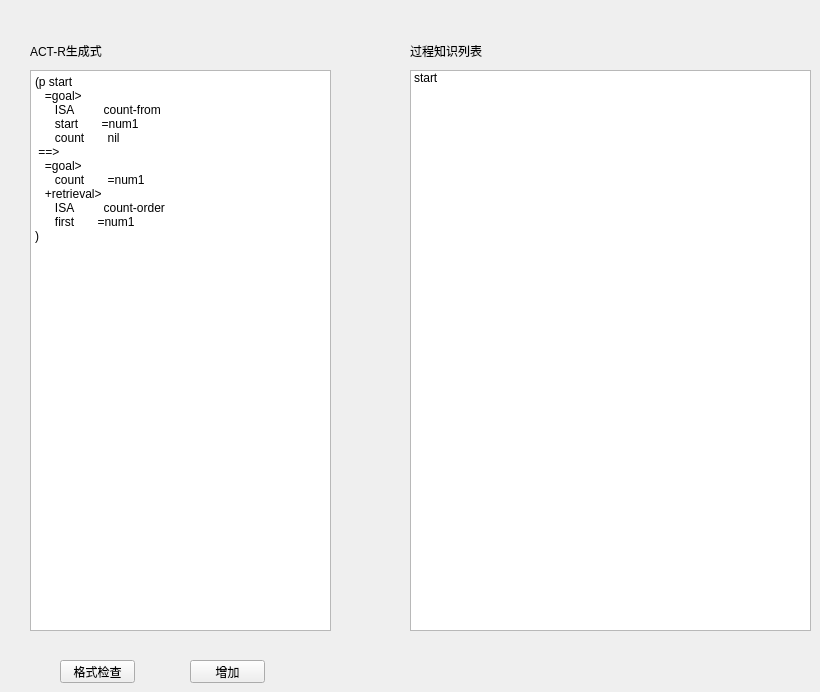
     <widget class="QWidget" name="widget">
      <attribute name="icon">
       <iconset resource="resources.qrc">
        <normaloff>:/images/resources/button-2.png</normaloff>:/images/resources/button-2.png</iconset>
      </attribute>
      <attribute name="title">
       <string>ACT-R生成式</string>
      </attribute>
      <widget class="QPushButton" name="pushButton_6">
       <property name="geometry">
        <rect>
         <x>60</x>
         <y>660</y>
         <width>75</width>
         <height>23</height>
        </rect>
       </property>
       <property name="text">
        <string>格式检查</string>
       </property>
      </widget>
      <widget class="QListWidget" name="listWidget_5">
       <property name="geometry">
        <rect>
         <x>410</x>
         <y>70</y>
         <width>401</width>
         <height>561</height>
        </rect>
       </property>
       <item>
        <property name="text">
         <string>start</string>
        </property>
       </item>
      </widget>
      <widget class="QLabel" name="label_25">
       <property name="geometry">
        <rect>
         <x>410</x>
         <y>40</y>
         <width>91</width>
         <height>21</height>
        </rect>
       </property>
       <property name="text">
        <string>过程知识列表</string>
       </property>
      </widget>
      <widget class="QTextEdit" name="textEdit">
       <property name="geometry">
        <rect>
         <x>30</x>
         <y>70</y>
         <width>301</width>
         <height>561</height>
        </rect>
       </property>
       <property name="html">
        <string>&lt;!DOCTYPE HTML PUBLIC &quot;-//W3C//DTD HTML 4.0//EN&quot; &quot;http://www.w3.org/TR/REC-html40/strict.dtd&quot;&gt;
&lt;html&gt;&lt;head&gt;&lt;meta name=&quot;qrichtext&quot; content=&quot;1&quot; /&gt;&lt;style type=&quot;text/css&quot;&gt;
p, li { white-space: pre-wrap; }
&lt;/style&gt;&lt;/head&gt;&lt;body style=&quot; font-family:'SimSun'; font-size:9pt; font-weight:400; font-style:normal;&quot;&gt;
&lt;p style=&quot; margin-top:0px; margin-bottom:0px; margin-left:0px; margin-right:0px; -qt-block-indent:0; text-indent:0px;&quot;&gt;(p start&lt;/p&gt;
&lt;p style=&quot; margin-top:0px; margin-bottom:0px; margin-left:0px; margin-right:0px; -qt-block-indent:0; text-indent:0px;&quot;&gt;   =goal&amp;gt;&lt;/p&gt;
&lt;p style=&quot; margin-top:0px; margin-bottom:0px; margin-left:0px; margin-right:0px; -qt-block-indent:0; text-indent:0px;&quot;&gt;      ISA         count-from&lt;/p&gt;
&lt;p style=&quot; margin-top:0px; margin-bottom:0px; margin-left:0px; margin-right:0px; -qt-block-indent:0; text-indent:0px;&quot;&gt;      start       =num1&lt;/p&gt;
&lt;p style=&quot; margin-top:0px; margin-bottom:0px; margin-left:0px; margin-right:0px; -qt-block-indent:0; text-indent:0px;&quot;&gt;      count       nil&lt;/p&gt;
&lt;p style=&quot; margin-top:0px; margin-bottom:0px; margin-left:0px; margin-right:0px; -qt-block-indent:0; text-indent:0px;&quot;&gt; ==&amp;gt;&lt;/p&gt;
&lt;p style=&quot; margin-top:0px; margin-bottom:0px; margin-left:0px; margin-right:0px; -qt-block-indent:0; text-indent:0px;&quot;&gt;   =goal&amp;gt;&lt;/p&gt;
&lt;p style=&quot; margin-top:0px; margin-bottom:0px; margin-left:0px; margin-right:0px; -qt-block-indent:0; text-indent:0px;&quot;&gt;      count       =num1&lt;/p&gt;
&lt;p style=&quot; margin-top:0px; margin-bottom:0px; margin-left:0px; margin-right:0px; -qt-block-indent:0; text-indent:0px;&quot;&gt;   +retrieval&amp;gt;&lt;/p&gt;
&lt;p style=&quot; margin-top:0px; margin-bottom:0px; margin-left:0px; margin-right:0px; -qt-block-indent:0; text-indent:0px;&quot;&gt;      ISA         count-order&lt;/p&gt;
&lt;p style=&quot; margin-top:0px; margin-bottom:0px; margin-left:0px; margin-right:0px; -qt-block-indent:0; text-indent:0px;&quot;&gt;      first       =num1&lt;/p&gt;
&lt;p style=&quot; margin-top:0px; margin-bottom:0px; margin-left:0px; margin-right:0px; -qt-block-indent:0; text-indent:0px;&quot;&gt;)&lt;/p&gt;&lt;/body&gt;&lt;/html&gt;</string>
       </property>
      </widget>
      <widget class="QLabel" name="label_16">
       <property name="geometry">
        <rect>
         <x>30</x>
         <y>40</y>
         <width>81</width>
         <height>21</height>
        </rect>
       </property>
       <property name="text">
        <string>ACT-R生成式</string>
       </property>
      </widget>
      <widget class="QPushButton" name="pushButton_7">
       <property name="geometry">
        <rect>
         <x>190</x>
         <y>660</y>
         <width>75</width>
         <height>23</height>
        </rect>
       </property>
       <property name="text">
        <string>增加</string>
       </property>
      </widget>
     </widget>
